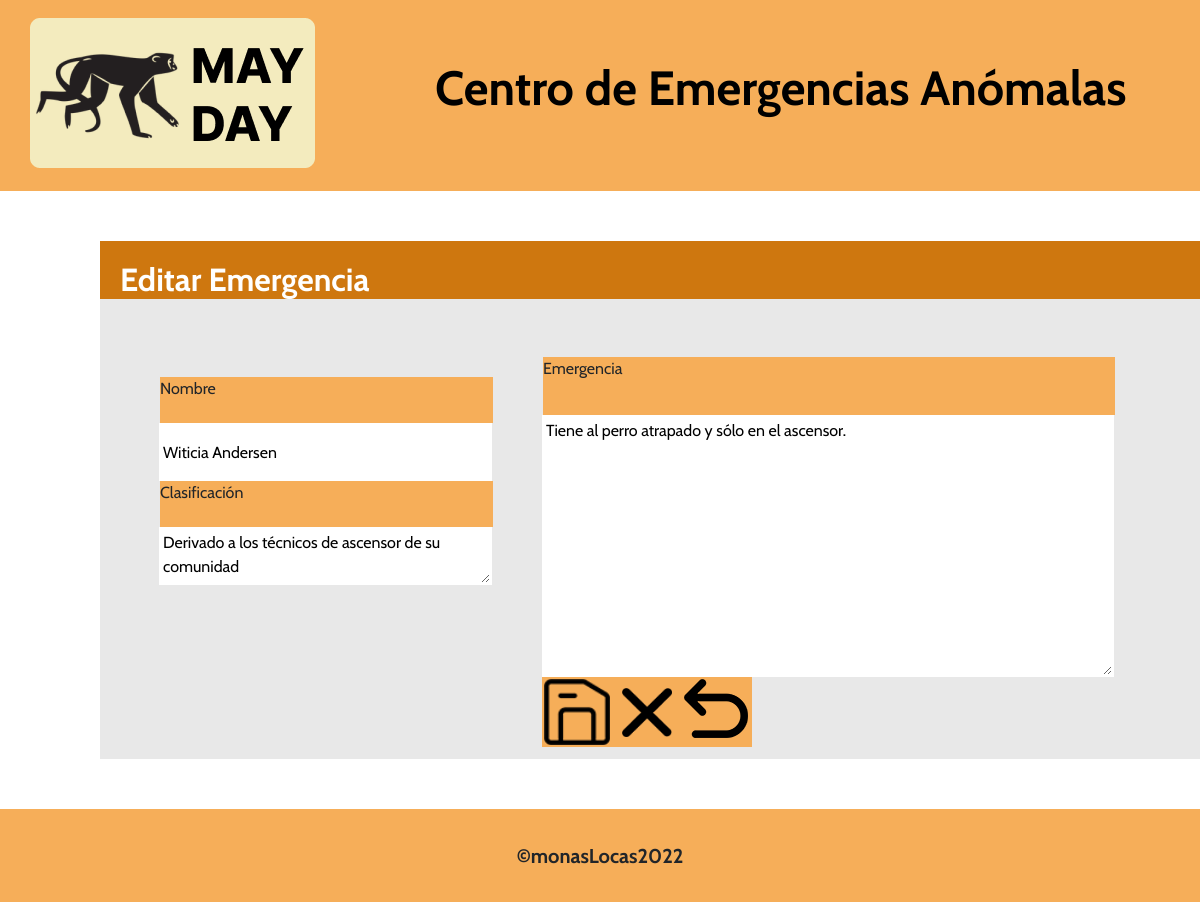
The app's page /?action=edit&id=2 with its own data.
### tables this page shows
CREATE TABLE `emergencies` (
  `id` int(11) NOT NULL,
  `name` varchar(255) NOT NULL,
  `issue` varchar(255) NOT NULL,
  `classification` varchar(255) NOT NULL,
  `dateTime` date NOT NULL DEFAULT current_timestamp()
);

### src/Core/View.php (called while the page is built, shortened)
<?php
class View{
    public function __construct($view, $data =null){
        require_once("src/Views/$view.php");
    }
}

### src/index.php (called while the page is built, shortened)
<?php
$controller = new EmergencyController();
?>

### src/Models/Emergency.php (called while the page is built, shortened)
<?php
class Emergency{
  private ?int $id;
  private string $name;
  private string $issue;
  private string $classification;
  private $table = "emergencies";
  private $database;
  public function __construct($id = null, $name = '', $issue = '', $classification = '', $dateTime = null){
      $this->id = $id;
      $this->name = $name;
      $this->issue = $issue;
      $this->classification = $classification;
    if (!$this->database){
      $this->database = new Database();
    }
  }
  public function getName() {
    return $this -> name;
  }
  public function getIssue() {
    return $this -> issue;
  }
  public function getId() {
    return $this -> id;
  }
  public function getClassification() {
    return $this -> classification;
  }
  public function findById($id){
    $query = $this->database->mysql->query("SELECT * FROM `{$this->table}`WHERE `id`={$id}");
    $result = $query->fetchAll();
    return new Emergency($result[0]["id"], $result[0]["name"], $result[0]["issue"], $result[0]["classification"], $result[0]["dateTime"]);
  }
}

### src/Database.php (called while the page is built, shortened)
<?php
class Database{
  public function __construct(){
    try{
      $this->mysql = $this->getConnection();
    }
    catch (PDOException $e){
      echo "conexión fallida: ". $e->getMessage();
    }
  }
  private function getConnection(){
    $host = "localhost";
    $user = "root";
    $password = "";
    $database = "databasemayday";
    $charset = "utf-8";
    $options = [PDO::ATTR_DEFAULT_FETCH_MODE => PDO::FETCH_ASSOC];
    $pdo = new PDO("mysql:host={$host};dbname={$database};charset{$charset}", $user, $password, $options);
    $pdo->setAttribute(PDO::ATTR_ERRMODE, PDO::ERRMODE_EXCEPTION);
    return $pdo;
  }
}

### src/Views/editEmergency.php (the view)
<?php
    require_once("Components/layout.php");
    require_once("Components/header.php");
?>
<body>
    <main>
        <div class="createCard">
            <h2 class="cardHead">Editar Emergencia</h2>
            <form class="formContainer" action='?action=update&id=<?php echo $data["emergency"]->getId()?>' method="post">
                <div class="leftContainer">
                    <div class="input-group">
                        <span class="spanName">Nombre</span>
                        <input class="inputGroupName" type="text" name="name" required value='<?php echo $data["emergency"]->getName()?>'>
                    </div>
                    <div class="input-group">
                        <span class="spanClassification">Clasificación</span>
                        <textarea class="inputGroupClassification" area-label="With textarea" type="text" name="classification" required value><?php echo $data["emergency"]->getClassification()?></textarea>
                    </div>
                </div>
                <div class="rigthContainer">
                    <div class="input-group">
                        <span class="spanEmergency">Emergencia</span>
                        <textarea class="inputGroupEmergency" area-label="With textarea" type="text" name="issue" required><?php echo $data["emergency"]->getIssue()?></textarea>
                        <div class="buttons">
                            <input class="buttonCreate"type="image" value="Crear" src='./public/img/save.png' width="50%">
                            <a href="./index.php"><button type="button" class="buttonCancel"><img src='./public/img/cancel.png' alt="Botón de cancelar" width=75%></button></a>
                            <input class="buttonReset" type="reset" value="" style="background-image: url(./public/img/reset.png);">
                        </div>
                    </div>
                </div>
            </form>
        </div>
    </main>
    <?php
        require_once("Components/footer.php")
    ?>
</body>

### src/css/create.css (style rules this page uses)
* { font-family: "Cabin", sans-serif; }
.createCard { width: 1112px; height: 518px; display: flex; flex-direction: column; background-color: #e8e8e8; margin: 50px 80px 50px 100px; }
.formContainer { display: flex; }
.cardHead { height: 87px; font-weight: bold; background-color: #ce770f; color: white; padding: 20px 0px 0px 20px; }
.leftContainer { margin: 70px 0px 90px 60px; }
.rigthContainer { margin: 50px 0px 30px 50px; }
.input-group { display: flex; align-items: flex-start; flex-direction: column; }
.inputGroupName { width: 333px; height: 58px; border: white solid 2px; }
.inputGroupClassification { width: 333px; height: 58px; border: white solid 2px; }
.inputGroupEmergency { width: 572px; height: 262px; border: white solid 2px; }
.spanName { background-color: #f6ae59; width: 333px; height: 46px; }
.spanClassification { background-color: #f6ae59; width: 333px; height: 46px; }
.spanEmergency { background-color: #f6ae59; width: 572px; height: 58px; }
.buttonReset, .buttonCancel, .buttonCreate { background-repeat: no-repeat; width: 70px; height: 70px; background-size: auto; background-color: #f6ae59; border: 2px #f6ae59 solid; padding: 0px 0px 0px 0px; }
.buttons { display: flex; }

### records on screen
emergencies: name "Witicia Andersen", classification "Derivado a los técnicos de ascensor de su comunidad", issue "Tiene al perro atrapado y sólo en el ascensor."
